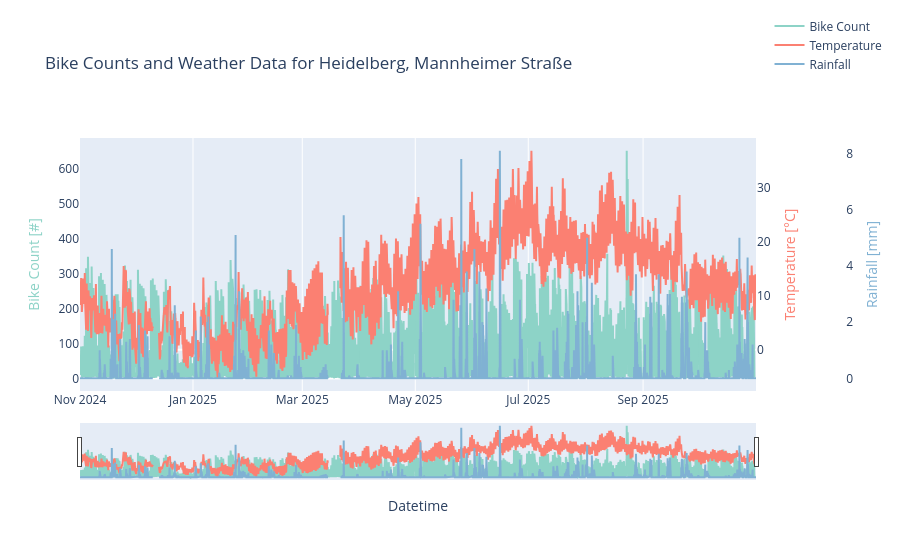

The notebook cell this image was saved under:
### Code cell
plot_data_overlay("Heidelberg", "Mannheimer Straße")

### Figure 1 — Plotly figure (JSON) as saved in the notebook; plotly's stock layout.template omitted (floating-point values rounded to 4 significant figures; data arrays with more than 128 entries replaced by an {"elided": "..."} marker saying what was removed)
{"data": [{"line": {"color": "rgb(141,211,199)"}, "name": "Bike Count", "type": "scatter", "x": {"elided": "8759 str values"}, "y": {"elided": "8759 float values"}, "yaxis": "y"}, {"line": {"color": "rgb(251,128,114)"}, "name": "Temperature", "type": "scatter", "x": {"elided": "8759 str values"}, "y": {"elided": "8759 float values"}, "yaxis": "y2"}, {"line": {"color": "rgb(128,177,211)"}, "name": "Rainfall", "type": "scatter", "x": {"elided": "8759 str values"}, "y": {"elided": "8759 float values"}, "yaxis": "y3"}], "layout": {"hovermode": "x unified", "legend": {"y": 1.5}, "title": {"text": "Bike Counts and Weather Data for Heidelberg, Mannheimer Straße"}, "xaxis": {"rangeslider": {"visible": true}, "title": {"text": "Datetime"}}, "yaxis": {"showgrid": false, "side": "left", "title": {"font": {"color": "rgb(141,211,199)"}, "text": "Bike Count [#]"}}, "yaxis2": {"anchor": "x", "overlaying": "y", "showgrid": false, "side": "right", "title": {"font": {"color": "rgb(251,128,114)"}, "text": "Temperature [°C]"}}, "yaxis3": {"anchor": "free", "autoshift": true, "overlaying": "y", "shift": 50, "showgrid": false, "side": "right", "title": {"font": {"color": "rgb(128,177,211)"}, "text": "Rainfall [mm]"}}}}
